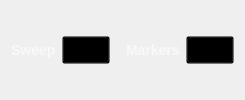
         <widget class="QWidget" name="optionsList" native="true">
          <property name="sizePolicy">
           <sizepolicy hsizetype="Preferred" vsizetype="Fixed">
            <horstretch>0</horstretch>
            <verstretch>0</verstretch>
           </sizepolicy>
          </property>
          <property name="minimumSize">
           <size>
            <width>0</width>
            <height>48</height>
           </size>
          </property>
          <property name="styleSheet">
           <string notr="true">QCheckBox {
  spacing: 8px;
  background-color: transparent;
  font-size: 14px;
  font-weight: bold;
  font-family: &quot;monospace&quot;;
  color: rgba(255, 255, 255, 153);
}

QCheckBox::indicator {
  width: 14px;
  height: 14px;
  border: 2px solid rgb(74,100,255);
  border-radius: 4px;
}
QCheckBox::indicator:unchecked { background-color: transparent; }
QCheckBox::indicator:checked { background-color: rgb(74,100,255); }

QPushButton {
  width: 40px;
  height: 20px;
  background-color: transparent;
}
QPushButton:pressed { border-image: url(:/icons/setup_btn_checked.svg); }
QPushButton:!pressed { border-image: url(:/icons/setup_btn_unchecked.svg); }
QPushButton:hover:!pressed:!checked { border-image: url(:/icons/setup_btn_hover.svg); }
QPushButton:checked { border-image: url(:/icons/setup_btn_checked.svg); }

QLabel {
  font-size: 14px;
  font-weight: bold;
  font-family: &quot;monospace&quot;;
  color: rgba(255, 255, 255, 153);
}</string>
          </property>
          <layout class="QHBoxLayout" name="horizontalLayout">
           <item>
            <widget class="QLabel" name="label_2">
             <property name="text">
              <string>Sweep</string>
             </property>
            </widget>
           </item>
           <item>
            <widget class="adiscope::CustomPushButton" name="btnSweep">
             <property name="text">
              <string/>
             </property>
             <property name="checkable">
              <bool>true</bool>
             </property>
            </widget>
           </item>
           <item>
            <spacer name="horizontalSpacer_9">
             <property name="orientation">
              <enum>Qt::Horizontal</enum>
             </property>
             <property name="sizeType">
              <enum>QSizePolicy::Fixed</enum>
             </property>
             <property name="sizeHint" stdset="0">
              <size>
               <width>10</width>
               <height>10</height>
              </size>
             </property>
            </spacer>
           </item>
           <item>
            <widget class="QLabel" name="label_3">
             <property name="text">
              <string>Markers</string>
             </property>
            </widget>
           </item>
           <item>
            <widget class="adiscope::CustomPushButton" name="btnMarkers">
             <property name="text">
              <string/>
             </property>
             <property name="checkable">
              <bool>true</bool>
             </property>
            </widget>
           </item>
          </layout>
         </widget>
